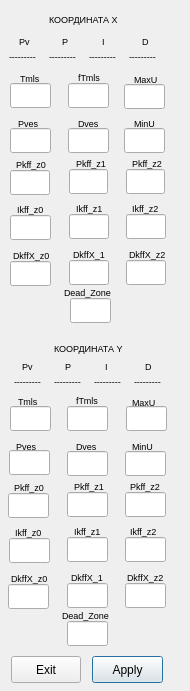
<?xml version="1.0" encoding="UTF-8"?>
<ui version="4.0">
 <class>PID</class>
 <widget class="QDialog" name="PID">
  <property name="geometry">
   <rect>
    <x>0</x>
    <y>0</y>
    <width>190</width>
    <height>691</height>
   </rect>
  </property>
  <property name="mouseTracking">
   <bool>true</bool>
  </property>
  <property name="windowTitle">
   <string>Dialog</string>
  </property>
  <widget class="QLineEdit" name="tkffX_2">
   <property name="geometry">
    <rect>
     <x>69</x>
     <y>214</y>
     <width>40</width>
     <height>25</height>
    </rect>
   </property>
   <property name="font">
    <font>
     <pointsize>8</pointsize>
    </font>
   </property>
   <property name="focusPolicy">
    <enum>Qt::ClickFocus</enum>
   </property>
   <property name="text">
    <string/>
   </property>
  </widget>
  <widget class="QLabel" name="label_PkffY_1">
   <property name="geometry">
    <rect>
     <x>14</x>
     <y>479</y>
     <width>31</width>
     <height>17</height>
    </rect>
   </property>
   <property name="font">
    <font>
     <pointsize>7</pointsize>
    </font>
   </property>
   <property name="text">
    <string>Pkff_z0</string>
   </property>
  </widget>
  <widget class="QLabel" name="label_FTY">
   <property name="geometry">
    <rect>
     <x>76</x>
     <y>392</y>
     <width>31</width>
     <height>17</height>
    </rect>
   </property>
   <property name="font">
    <font>
     <pointsize>7</pointsize>
    </font>
   </property>
   <property name="text">
    <string>fTmls</string>
   </property>
  </widget>
  <widget class="QLineEdit" name="pvesX">
   <property name="geometry">
    <rect>
     <x>10</x>
     <y>128</y>
     <width>41</width>
     <height>25</height>
    </rect>
   </property>
   <property name="font">
    <font>
     <pointsize>8</pointsize>
    </font>
   </property>
   <property name="focusPolicy">
    <enum>Qt::ClickFocus</enum>
   </property>
   <property name="text">
    <string/>
   </property>
  </widget>
  <widget class="QLabel" name="label_MaxUX">
   <property name="geometry">
    <rect>
     <x>134</x>
     <y>71</y>
     <width>31</width>
     <height>17</height>
    </rect>
   </property>
   <property name="font">
    <font>
     <pointsize>7</pointsize>
    </font>
   </property>
   <property name="text">
    <string>MaxU</string>
   </property>
  </widget>
  <widget class="QLineEdit" name="fTX">
   <property name="geometry">
    <rect>
     <x>68</x>
     <y>83</y>
     <width>41</width>
     <height>25</height>
    </rect>
   </property>
   <property name="font">
    <font>
     <pointsize>8</pointsize>
    </font>
   </property>
   <property name="focusPolicy">
    <enum>Qt::ClickFocus</enum>
   </property>
   <property name="text">
    <string/>
   </property>
  </widget>
  <widget class="QLineEdit" name="maxuY">
   <property name="geometry">
    <rect>
     <x>126</x>
     <y>406</y>
     <width>41</width>
     <height>25</height>
    </rect>
   </property>
   <property name="font">
    <font>
     <pointsize>8</pointsize>
    </font>
   </property>
   <property name="focusPolicy">
    <enum>Qt::ClickFocus</enum>
   </property>
   <property name="text">
    <string/>
   </property>
  </widget>
  <widget class="QLineEdit" name="pkffY_2">
   <property name="geometry">
    <rect>
     <x>67</x>
     <y>492</y>
     <width>41</width>
     <height>25</height>
    </rect>
   </property>
   <property name="font">
    <font>
     <pointsize>8</pointsize>
    </font>
   </property>
   <property name="focusPolicy">
    <enum>Qt::ClickFocus</enum>
   </property>
   <property name="text">
    <string/>
   </property>
  </widget>
  <widget class="QLabel" name="label_DkffY_3">
   <property name="geometry">
    <rect>
     <x>127</x>
     <y>569</y>
     <width>40</width>
     <height>17</height>
    </rect>
   </property>
   <property name="font">
    <font>
     <pointsize>7</pointsize>
    </font>
   </property>
   <property name="text">
    <string>DkffX_z2</string>
   </property>
  </widget>
  <widget class="QPushButton" name="Apply">
   <property name="geometry">
    <rect>
     <x>92</x>
     <y>656</y>
     <width>71</width>
     <height>27</height>
    </rect>
   </property>
   <property name="text">
    <string>Apply</string>
   </property>
  </widget>
  <widget class="QLabel" name="label_ZonaX">
   <property name="geometry">
    <rect>
     <x>64</x>
     <y>282</y>
     <width>51</width>
     <height>20</height>
    </rect>
   </property>
   <property name="font">
    <font>
     <pointsize>7</pointsize>
    </font>
   </property>
   <property name="text">
    <string>Dead_Zone</string>
   </property>
  </widget>
  <widget class="QLineEdit" name="pkffX_2">
   <property name="geometry">
    <rect>
     <x>69</x>
     <y>169</y>
     <width>39</width>
     <height>25</height>
    </rect>
   </property>
   <property name="font">
    <font>
     <pointsize>8</pointsize>
    </font>
   </property>
   <property name="focusPolicy">
    <enum>Qt::ClickFocus</enum>
   </property>
   <property name="text">
    <string/>
   </property>
  </widget>
  <widget class="QLineEdit" name="pkffX_3">
   <property name="geometry">
    <rect>
     <x>126</x>
     <y>169</y>
     <width>39</width>
     <height>25</height>
    </rect>
   </property>
   <property name="font">
    <font>
     <pointsize>8</pointsize>
    </font>
   </property>
   <property name="focusPolicy">
    <enum>Qt::ClickFocus</enum>
   </property>
   <property name="text">
    <string/>
   </property>
  </widget>
  <widget class="QLabel" name="label_TkffY_3">
   <property name="geometry">
    <rect>
     <x>130</x>
     <y>523</y>
     <width>30</width>
     <height>17</height>
    </rect>
   </property>
   <property name="font">
    <font>
     <pointsize>7</pointsize>
    </font>
   </property>
   <property name="text">
    <string>Ikff_z2</string>
   </property>
  </widget>
  <widget class="QLabel" name="label_TittleY">
   <property name="geometry">
    <rect>
     <x>54</x>
     <y>338</y>
     <width>80</width>
     <height>20</height>
    </rect>
   </property>
   <property name="font">
    <font>
     <pointsize>7</pointsize>
    </font>
   </property>
   <property name="text">
    <string>КООРДИНАТА Y</string>
   </property>
  </widget>
  <widget class="QLabel" name="label_TkffY_1">
   <property name="geometry">
    <rect>
     <x>15</x>
     <y>524</y>
     <width>31</width>
     <height>17</height>
    </rect>
   </property>
   <property name="font">
    <font>
     <pointsize>7</pointsize>
    </font>
   </property>
   <property name="text">
    <string>Ikff_z0</string>
   </property>
  </widget>
  <widget class="QLabel" name="label_TittleX">
   <property name="geometry">
    <rect>
     <x>49</x>
     <y>9</y>
     <width>80</width>
     <height>20</height>
    </rect>
   </property>
   <property name="font">
    <font>
     <pointsize>7</pointsize>
    </font>
   </property>
   <property name="text">
    <string>КООРДИНАТА Х</string>
   </property>
  </widget>
  <widget class="QLabel" name="label_PvX">
   <property name="geometry">
    <rect>
     <x>19</x>
     <y>33</y>
     <width>21</width>
     <height>17</height>
    </rect>
   </property>
   <property name="font">
    <font>
     <pointsize>7</pointsize>
    </font>
   </property>
   <property name="text">
    <string>Pv</string>
   </property>
  </widget>
  <widget class="QLabel" name="label_PvesX">
   <property name="geometry">
    <rect>
     <x>18</x>
     <y>115</y>
     <width>31</width>
     <height>17</height>
    </rect>
   </property>
   <property name="font">
    <font>
     <pointsize>7</pointsize>
    </font>
   </property>
   <property name="text">
    <string>Pves</string>
   </property>
  </widget>
  <widget class="QLabel" name="label_PkffX_1">
   <property name="geometry">
    <rect>
     <x>16</x>
     <y>156</y>
     <width>31</width>
     <height>17</height>
    </rect>
   </property>
   <property name="font">
    <font>
     <pointsize>7</pointsize>
    </font>
   </property>
   <property name="text">
    <string>Pkff_z0</string>
   </property>
  </widget>
  <widget class="QLineEdit" name="tkffX_1">
   <property name="geometry">
    <rect>
     <x>10</x>
     <y>215</y>
     <width>41</width>
     <height>25</height>
    </rect>
   </property>
   <property name="font">
    <font>
     <pointsize>8</pointsize>
    </font>
   </property>
   <property name="focusPolicy">
    <enum>Qt::ClickFocus</enum>
   </property>
   <property name="text">
    <string/>
   </property>
  </widget>
  <widget class="QLabel" name="label_FTX">
   <property name="geometry">
    <rect>
     <x>78</x>
     <y>69</y>
     <width>31</width>
     <height>17</height>
    </rect>
   </property>
   <property name="font">
    <font>
     <pointsize>7</pointsize>
    </font>
   </property>
   <property name="text">
    <string>fTmls</string>
   </property>
  </widget>
  <widget class="QLabel" name="label_MaxUY">
   <property name="geometry">
    <rect>
     <x>132</x>
     <y>394</y>
     <width>31</width>
     <height>17</height>
    </rect>
   </property>
   <property name="font">
    <font>
     <pointsize>7</pointsize>
    </font>
   </property>
   <property name="text">
    <string>MaxU</string>
   </property>
  </widget>
  <widget class="QLineEdit" name="minuY">
   <property name="geometry">
    <rect>
     <x>125</x>
     <y>451</y>
     <width>41</width>
     <height>25</height>
    </rect>
   </property>
   <property name="font">
    <font>
     <pointsize>8</pointsize>
    </font>
   </property>
   <property name="focusPolicy">
    <enum>Qt::ClickFocus</enum>
   </property>
   <property name="text">
    <string/>
   </property>
  </widget>
  <widget class="QLineEdit" name="fTY">
   <property name="geometry">
    <rect>
     <x>67</x>
     <y>406</y>
     <width>41</width>
     <height>25</height>
    </rect>
   </property>
   <property name="font">
    <font>
     <pointsize>8</pointsize>
    </font>
   </property>
   <property name="focusPolicy">
    <enum>Qt::ClickFocus</enum>
   </property>
   <property name="text">
    <string/>
   </property>
  </widget>
  <widget class="QLabel" name="label_DkffX_3">
   <property name="geometry">
    <rect>
     <x>129</x>
     <y>246</y>
     <width>40</width>
     <height>17</height>
    </rect>
   </property>
   <property name="font">
    <font>
     <pointsize>7</pointsize>
    </font>
   </property>
   <property name="text">
    <string>DkffX_z2</string>
   </property>
  </widget>
  <widget class="QLabel" name="dY">
   <property name="geometry">
    <rect>
     <x>134</x>
     <y>373</y>
     <width>41</width>
     <height>17</height>
    </rect>
   </property>
   <property name="font">
    <font>
     <pointsize>7</pointsize>
    </font>
   </property>
   <property name="text">
    <string>---------</string>
   </property>
  </widget>
  <widget class="QLabel" name="label_ZonaY">
   <property name="geometry">
    <rect>
     <x>62</x>
     <y>605</y>
     <width>51</width>
     <height>20</height>
    </rect>
   </property>
   <property name="font">
    <font>
     <pointsize>7</pointsize>
    </font>
   </property>
   <property name="text">
    <string>Dead_Zone</string>
   </property>
  </widget>
  <widget class="QLineEdit" name="dkffY_2">
   <property name="geometry">
    <rect>
     <x>67</x>
     <y>583</y>
     <width>41</width>
     <height>25</height>
    </rect>
   </property>
   <property name="font">
    <font>
     <pointsize>8</pointsize>
    </font>
   </property>
   <property name="focusPolicy">
    <enum>Qt::ClickFocus</enum>
   </property>
   <property name="text">
    <string/>
   </property>
  </widget>
  <widget class="QLineEdit" name="tkffY_3">
   <property name="geometry">
    <rect>
     <x>125</x>
     <y>537</y>
     <width>41</width>
     <height>25</height>
    </rect>
   </property>
   <property name="font">
    <font>
     <pointsize>8</pointsize>
    </font>
   </property>
   <property name="focusPolicy">
    <enum>Qt::ClickFocus</enum>
   </property>
   <property name="text">
    <string/>
   </property>
  </widget>
  <widget class="QLineEdit" name="tkffY_1">
   <property name="geometry">
    <rect>
     <x>9</x>
     <y>538</y>
     <width>41</width>
     <height>25</height>
    </rect>
   </property>
   <property name="font">
    <font>
     <pointsize>8</pointsize>
    </font>
   </property>
   <property name="focusPolicy">
    <enum>Qt::ClickFocus</enum>
   </property>
   <property name="text">
    <string/>
   </property>
  </widget>
  <widget class="QLabel" name="label_PY">
   <property name="geometry">
    <rect>
     <x>65</x>
     <y>358</y>
     <width>16</width>
     <height>17</height>
    </rect>
   </property>
   <property name="font">
    <font>
     <pointsize>7</pointsize>
    </font>
   </property>
   <property name="text">
    <string>P</string>
   </property>
  </widget>
  <widget class="QLineEdit" name="pkffX_1">
   <property name="geometry">
    <rect>
     <x>10</x>
     <y>170</y>
     <width>40</width>
     <height>25</height>
    </rect>
   </property>
   <property name="font">
    <font>
     <pointsize>8</pointsize>
    </font>
   </property>
   <property name="focusPolicy">
    <enum>Qt::ClickFocus</enum>
   </property>
   <property name="text">
    <string/>
   </property>
  </widget>
  <widget class="QLabel" name="label_PvesY">
   <property name="geometry">
    <rect>
     <x>16</x>
     <y>438</y>
     <width>31</width>
     <height>17</height>
    </rect>
   </property>
   <property name="font">
    <font>
     <pointsize>7</pointsize>
    </font>
   </property>
   <property name="text">
    <string>Pves</string>
   </property>
  </widget>
  <widget class="QLineEdit" name="pvesY">
   <property name="geometry">
    <rect>
     <x>9</x>
     <y>450</y>
     <width>41</width>
     <height>25</height>
    </rect>
   </property>
   <property name="font">
    <font>
     <pointsize>8</pointsize>
    </font>
   </property>
   <property name="focusPolicy">
    <enum>Qt::ClickFocus</enum>
   </property>
   <property name="text">
    <string/>
   </property>
  </widget>
  <widget class="QLineEdit" name="dkffX_1">
   <property name="geometry">
    <rect>
     <x>10</x>
     <y>261</y>
     <width>41</width>
     <height>25</height>
    </rect>
   </property>
   <property name="font">
    <font>
     <pointsize>8</pointsize>
    </font>
   </property>
   <property name="focusPolicy">
    <enum>Qt::ClickFocus</enum>
   </property>
   <property name="text">
    <string/>
   </property>
  </widget>
  <widget class="QLineEdit" name="tmlsY">
   <property name="geometry">
    <rect>
     <x>10</x>
     <y>406</y>
     <width>41</width>
     <height>25</height>
    </rect>
   </property>
   <property name="font">
    <font>
     <pointsize>8</pointsize>
    </font>
   </property>
   <property name="focusPolicy">
    <enum>Qt::ClickFocus</enum>
   </property>
   <property name="text">
    <string/>
   </property>
  </widget>
  <widget class="QLineEdit" name="tmlsX">
   <property name="geometry">
    <rect>
     <x>10</x>
     <y>83</y>
     <width>41</width>
     <height>25</height>
    </rect>
   </property>
   <property name="font">
    <font>
     <pointsize>8</pointsize>
    </font>
   </property>
   <property name="focusPolicy">
    <enum>Qt::ClickFocus</enum>
   </property>
   <property name="text">
    <string/>
   </property>
  </widget>
  <widget class="QLineEdit" name="dkffX_3">
   <property name="geometry">
    <rect>
     <x>126</x>
     <y>260</y>
     <width>40</width>
     <height>25</height>
    </rect>
   </property>
   <property name="font">
    <font>
     <pointsize>8</pointsize>
    </font>
   </property>
   <property name="focusPolicy">
    <enum>Qt::ClickFocus</enum>
   </property>
   <property name="text">
    <string/>
   </property>
  </widget>
  <widget class="QLabel" name="label_MinUY">
   <property name="geometry">
    <rect>
     <x>132</x>
     <y>438</y>
     <width>31</width>
     <height>17</height>
    </rect>
   </property>
   <property name="font">
    <font>
     <pointsize>7</pointsize>
    </font>
   </property>
   <property name="text">
    <string>MinU</string>
   </property>
  </widget>
  <widget class="QLabel" name="label_PvY">
   <property name="geometry">
    <rect>
     <x>22</x>
     <y>358</y>
     <width>21</width>
     <height>17</height>
    </rect>
   </property>
   <property name="font">
    <font>
     <pointsize>7</pointsize>
    </font>
   </property>
   <property name="text">
    <string>Pv</string>
   </property>
  </widget>
  <widget class="QLabel" name="label_PkffY_3">
   <property name="geometry">
    <rect>
     <x>130</x>
     <y>478</y>
     <width>30</width>
     <height>17</height>
    </rect>
   </property>
   <property name="font">
    <font>
     <pointsize>7</pointsize>
    </font>
   </property>
   <property name="text">
    <string>Pkff_z2</string>
   </property>
  </widget>
  <widget class="QLabel" name="iY">
   <property name="geometry">
    <rect>
     <x>94</x>
     <y>373</y>
     <width>41</width>
     <height>17</height>
    </rect>
   </property>
   <property name="font">
    <font>
     <pointsize>7</pointsize>
    </font>
   </property>
   <property name="text">
    <string>---------</string>
   </property>
  </widget>
  <widget class="QLabel" name="label_TkffX_1">
   <property name="geometry">
    <rect>
     <x>17</x>
     <y>201</y>
     <width>31</width>
     <height>17</height>
    </rect>
   </property>
   <property name="font">
    <font>
     <pointsize>7</pointsize>
    </font>
   </property>
   <property name="text">
    <string>Ikff_z0</string>
   </property>
  </widget>
  <widget class="QLineEdit" name="dvesX">
   <property name="geometry">
    <rect>
     <x>68</x>
     <y>128</y>
     <width>41</width>
     <height>25</height>
    </rect>
   </property>
   <property name="font">
    <font>
     <pointsize>8</pointsize>
    </font>
   </property>
   <property name="focusPolicy">
    <enum>Qt::ClickFocus</enum>
   </property>
   <property name="text">
    <string/>
   </property>
  </widget>
  <widget class="QLabel" name="label_DkffX_1">
   <property name="geometry">
    <rect>
     <x>13</x>
     <y>247</y>
     <width>40</width>
     <height>17</height>
    </rect>
   </property>
   <property name="font">
    <font>
     <pointsize>7</pointsize>
    </font>
   </property>
   <property name="text">
    <string>DkffX_z0</string>
   </property>
  </widget>
  <widget class="QLineEdit" name="tkffX_3">
   <property name="geometry">
    <rect>
     <x>126</x>
     <y>214</y>
     <width>40</width>
     <height>25</height>
    </rect>
   </property>
   <property name="font">
    <font>
     <pointsize>8</pointsize>
    </font>
   </property>
   <property name="focusPolicy">
    <enum>Qt::ClickFocus</enum>
   </property>
   <property name="text">
    <string/>
   </property>
  </widget>
  <widget class="QLineEdit" name="minuX">
   <property name="geometry">
    <rect>
     <x>124</x>
     <y>128</y>
     <width>41</width>
     <height>25</height>
    </rect>
   </property>
   <property name="font">
    <font>
     <pointsize>8</pointsize>
    </font>
   </property>
   <property name="focusPolicy">
    <enum>Qt::ClickFocus</enum>
   </property>
   <property name="text">
    <string/>
   </property>
  </widget>
  <widget class="QLineEdit" name="dkffY_3">
   <property name="geometry">
    <rect>
     <x>125</x>
     <y>583</y>
     <width>41</width>
     <height>25</height>
    </rect>
   </property>
   <property name="font">
    <font>
     <pointsize>8</pointsize>
    </font>
   </property>
   <property name="focusPolicy">
    <enum>Qt::ClickFocus</enum>
   </property>
   <property name="text">
    <string/>
   </property>
  </widget>
  <widget class="QLineEdit" name="dkffX_2">
   <property name="geometry">
    <rect>
     <x>69</x>
     <y>260</y>
     <width>40</width>
     <height>25</height>
    </rect>
   </property>
   <property name="font">
    <font>
     <pointsize>8</pointsize>
    </font>
   </property>
   <property name="focusPolicy">
    <enum>Qt::ClickFocus</enum>
   </property>
   <property name="text">
    <string/>
   </property>
  </widget>
  <widget class="QLabel" name="label_DkffY_2">
   <property name="geometry">
    <rect>
     <x>71</x>
     <y>569</y>
     <width>40</width>
     <height>17</height>
    </rect>
   </property>
   <property name="font">
    <font>
     <pointsize>7</pointsize>
    </font>
   </property>
   <property name="text">
    <string>DkffX_1</string>
   </property>
  </widget>
  <widget class="QLineEdit" name="dvesY">
   <property name="geometry">
    <rect>
     <x>67</x>
     <y>451</y>
     <width>41</width>
     <height>25</height>
    </rect>
   </property>
   <property name="font">
    <font>
     <pointsize>8</pointsize>
    </font>
   </property>
   <property name="focusPolicy">
    <enum>Qt::ClickFocus</enum>
   </property>
   <property name="text">
    <string/>
   </property>
  </widget>
  <widget class="QLabel" name="label_TkffY_2">
   <property name="geometry">
    <rect>
     <x>74</x>
     <y>523</y>
     <width>30</width>
     <height>17</height>
    </rect>
   </property>
   <property name="font">
    <font>
     <pointsize>7</pointsize>
    </font>
   </property>
   <property name="text">
    <string>Ikff_z1</string>
   </property>
  </widget>
  <widget class="QLabel" name="pVY">
   <property name="geometry">
    <rect>
     <x>14</x>
     <y>373</y>
     <width>41</width>
     <height>17</height>
    </rect>
   </property>
   <property name="font">
    <font>
     <pointsize>7</pointsize>
    </font>
   </property>
   <property name="text">
    <string>---------</string>
   </property>
  </widget>
  <widget class="QLabel" name="label_TmlsY">
   <property name="geometry">
    <rect>
     <x>18</x>
     <y>393</y>
     <width>31</width>
     <height>17</height>
    </rect>
   </property>
   <property name="font">
    <font>
     <pointsize>7</pointsize>
    </font>
   </property>
   <property name="text">
    <string>Tmls</string>
   </property>
  </widget>
  <widget class="QLabel" name="label_TkffX_3">
   <property name="geometry">
    <rect>
     <x>132</x>
     <y>200</y>
     <width>30</width>
     <height>17</height>
    </rect>
   </property>
   <property name="font">
    <font>
     <pointsize>7</pointsize>
    </font>
   </property>
   <property name="text">
    <string>Ikff_z2</string>
   </property>
  </widget>
  <widget class="QLineEdit" name="pkffY_3">
   <property name="geometry">
    <rect>
     <x>125</x>
     <y>492</y>
     <width>41</width>
     <height>25</height>
    </rect>
   </property>
   <property name="font">
    <font>
     <pointsize>8</pointsize>
    </font>
   </property>
   <property name="focusPolicy">
    <enum>Qt::ClickFocus</enum>
   </property>
   <property name="text">
    <string/>
   </property>
  </widget>
  <widget class="QLabel" name="label_PkffY_2">
   <property name="geometry">
    <rect>
     <x>74</x>
     <y>478</y>
     <width>30</width>
     <height>17</height>
    </rect>
   </property>
   <property name="font">
    <font>
     <pointsize>7</pointsize>
    </font>
   </property>
   <property name="text">
    <string>Pkff_z1</string>
   </property>
  </widget>
  <widget class="QLabel" name="label_PkffX_3">
   <property name="geometry">
    <rect>
     <x>132</x>
     <y>155</y>
     <width>30</width>
     <height>17</height>
    </rect>
   </property>
   <property name="font">
    <font>
     <pointsize>7</pointsize>
    </font>
   </property>
   <property name="text">
    <string>Pkff_z2</string>
   </property>
  </widget>
  <widget class="QLabel" name="label_PkffX_2">
   <property name="geometry">
    <rect>
     <x>76</x>
     <y>155</y>
     <width>30</width>
     <height>17</height>
    </rect>
   </property>
   <property name="font">
    <font>
     <pointsize>7</pointsize>
    </font>
   </property>
   <property name="text">
    <string>Pkff_z1</string>
   </property>
  </widget>
  <widget class="QLabel" name="pY">
   <property name="geometry">
    <rect>
     <x>54</x>
     <y>373</y>
     <width>41</width>
     <height>17</height>
    </rect>
   </property>
   <property name="font">
    <font>
     <pointsize>7</pointsize>
    </font>
   </property>
   <property name="text">
    <string>---------</string>
   </property>
  </widget>
  <widget class="QLineEdit" name="zonaX">
   <property name="geometry">
    <rect>
     <x>70</x>
     <y>298</y>
     <width>41</width>
     <height>25</height>
    </rect>
   </property>
   <property name="font">
    <font>
     <pointsize>8</pointsize>
    </font>
   </property>
   <property name="focusPolicy">
    <enum>Qt::ClickFocus</enum>
   </property>
   <property name="text">
    <string/>
   </property>
  </widget>
  <widget class="QLabel" name="label_DY">
   <property name="geometry">
    <rect>
     <x>145</x>
     <y>358</y>
     <width>16</width>
     <height>17</height>
    </rect>
   </property>
   <property name="font">
    <font>
     <pointsize>7</pointsize>
    </font>
   </property>
   <property name="text">
    <string>D</string>
   </property>
  </widget>
  <widget class="QLineEdit" name="zonaY">
   <property name="geometry">
    <rect>
     <x>67</x>
     <y>621</y>
     <width>41</width>
     <height>25</height>
    </rect>
   </property>
   <property name="font">
    <font>
     <pointsize>8</pointsize>
    </font>
   </property>
   <property name="focusPolicy">
    <enum>Qt::ClickFocus</enum>
   </property>
   <property name="text">
    <string/>
   </property>
  </widget>
  <widget class="QLabel" name="dX">
   <property name="geometry">
    <rect>
     <x>129</x>
     <y>48</y>
     <width>41</width>
     <height>17</height>
    </rect>
   </property>
   <property name="font">
    <font>
     <pointsize>7</pointsize>
    </font>
   </property>
   <property name="text">
    <string>---------</string>
   </property>
  </widget>
  <widget class="QLabel" name="pX">
   <property name="geometry">
    <rect>
     <x>49</x>
     <y>48</y>
     <width>41</width>
     <height>17</height>
    </rect>
   </property>
   <property name="font">
    <font>
     <pointsize>7</pointsize>
    </font>
   </property>
   <property name="text">
    <string>---------</string>
   </property>
  </widget>
  <widget class="QLabel" name="iX">
   <property name="geometry">
    <rect>
     <x>89</x>
     <y>48</y>
     <width>41</width>
     <height>17</height>
    </rect>
   </property>
   <property name="font">
    <font>
     <pointsize>7</pointsize>
    </font>
   </property>
   <property name="text">
    <string>---------</string>
   </property>
  </widget>
  <widget class="QLabel" name="label_DvesY">
   <property name="geometry">
    <rect>
     <x>76</x>
     <y>438</y>
     <width>31</width>
     <height>17</height>
    </rect>
   </property>
   <property name="font">
    <font>
     <pointsize>7</pointsize>
    </font>
   </property>
   <property name="text">
    <string>Dves</string>
   </property>
  </widget>
  <widget class="QLabel" name="label_IX">
   <property name="geometry">
    <rect>
     <x>102</x>
     <y>33</y>
     <width>16</width>
     <height>17</height>
    </rect>
   </property>
   <property name="font">
    <font>
     <pointsize>7</pointsize>
    </font>
   </property>
   <property name="text">
    <string>I</string>
   </property>
  </widget>
  <widget class="QLineEdit" name="tkffY_2">
   <property name="geometry">
    <rect>
     <x>67</x>
     <y>537</y>
     <width>41</width>
     <height>25</height>
    </rect>
   </property>
   <property name="font">
    <font>
     <pointsize>8</pointsize>
    </font>
   </property>
   <property name="focusPolicy">
    <enum>Qt::ClickFocus</enum>
   </property>
   <property name="text">
    <string/>
   </property>
  </widget>
  <widget class="QLabel" name="pVX">
   <property name="geometry">
    <rect>
     <x>9</x>
     <y>48</y>
     <width>41</width>
     <height>17</height>
    </rect>
   </property>
   <property name="font">
    <font>
     <pointsize>7</pointsize>
    </font>
   </property>
   <property name="text">
    <string>---------</string>
   </property>
  </widget>
  <widget class="QLineEdit" name="pkffY_1">
   <property name="geometry">
    <rect>
     <x>8</x>
     <y>493</y>
     <width>41</width>
     <height>25</height>
    </rect>
   </property>
   <property name="font">
    <font>
     <pointsize>8</pointsize>
    </font>
   </property>
   <property name="focusPolicy">
    <enum>Qt::ClickFocus</enum>
   </property>
   <property name="text">
    <string/>
   </property>
  </widget>
  <widget class="QPushButton" name="Exit">
   <property name="geometry">
    <rect>
     <x>11</x>
     <y>656</y>
     <width>70</width>
     <height>27</height>
    </rect>
   </property>
   <property name="text">
    <string>Exit</string>
   </property>
  </widget>
  <widget class="QLabel" name="label_IY">
   <property name="geometry">
    <rect>
     <x>105</x>
     <y>358</y>
     <width>16</width>
     <height>17</height>
    </rect>
   </property>
   <property name="font">
    <font>
     <pointsize>7</pointsize>
    </font>
   </property>
   <property name="text">
    <string>I</string>
   </property>
  </widget>
  <widget class="QLabel" name="label_PX">
   <property name="geometry">
    <rect>
     <x>62</x>
     <y>33</y>
     <width>16</width>
     <height>17</height>
    </rect>
   </property>
   <property name="font">
    <font>
     <pointsize>7</pointsize>
    </font>
   </property>
   <property name="text">
    <string>P</string>
   </property>
  </widget>
  <widget class="QLabel" name="label_DvesX">
   <property name="geometry">
    <rect>
     <x>78</x>
     <y>115</y>
     <width>31</width>
     <height>17</height>
    </rect>
   </property>
   <property name="font">
    <font>
     <pointsize>7</pointsize>
    </font>
   </property>
   <property name="text">
    <string>Dves</string>
   </property>
  </widget>
  <widget class="QLabel" name="label_TkffX_2">
   <property name="geometry">
    <rect>
     <x>76</x>
     <y>200</y>
     <width>30</width>
     <height>17</height>
    </rect>
   </property>
   <property name="font">
    <font>
     <pointsize>7</pointsize>
    </font>
   </property>
   <property name="text">
    <string>Ikff_z1</string>
   </property>
  </widget>
  <widget class="QLabel" name="label_DkffY_1">
   <property name="geometry">
    <rect>
     <x>11</x>
     <y>570</y>
     <width>40</width>
     <height>17</height>
    </rect>
   </property>
   <property name="font">
    <font>
     <pointsize>7</pointsize>
    </font>
   </property>
   <property name="text">
    <string>DkffX_z0</string>
   </property>
  </widget>
  <widget class="QLabel" name="label_MinUX">
   <property name="geometry">
    <rect>
     <x>134</x>
     <y>115</y>
     <width>31</width>
     <height>17</height>
    </rect>
   </property>
   <property name="font">
    <font>
     <pointsize>7</pointsize>
    </font>
   </property>
   <property name="text">
    <string>MinU</string>
   </property>
  </widget>
  <widget class="QLineEdit" name="maxuX">
   <property name="geometry">
    <rect>
     <x>124</x>
     <y>84</y>
     <width>41</width>
     <height>25</height>
    </rect>
   </property>
   <property name="font">
    <font>
     <pointsize>8</pointsize>
    </font>
   </property>
   <property name="focusPolicy">
    <enum>Qt::ClickFocus</enum>
   </property>
   <property name="text">
    <string/>
   </property>
  </widget>
  <widget class="QLabel" name="label_DX">
   <property name="geometry">
    <rect>
     <x>142</x>
     <y>33</y>
     <width>16</width>
     <height>17</height>
    </rect>
   </property>
   <property name="font">
    <font>
     <pointsize>7</pointsize>
    </font>
   </property>
   <property name="text">
    <string>D</string>
   </property>
  </widget>
  <widget class="QLineEdit" name="dkffY_1">
   <property name="geometry">
    <rect>
     <x>8</x>
     <y>584</y>
     <width>41</width>
     <height>25</height>
    </rect>
   </property>
   <property name="font">
    <font>
     <pointsize>8</pointsize>
    </font>
   </property>
   <property name="focusPolicy">
    <enum>Qt::ClickFocus</enum>
   </property>
   <property name="text">
    <string/>
   </property>
  </widget>
  <widget class="QLabel" name="label_DkffX_2">
   <property name="geometry">
    <rect>
     <x>73</x>
     <y>246</y>
     <width>40</width>
     <height>17</height>
    </rect>
   </property>
   <property name="font">
    <font>
     <pointsize>7</pointsize>
    </font>
   </property>
   <property name="text">
    <string>DkffX_1</string>
   </property>
  </widget>
  <widget class="QLabel" name="label_TmlsX">
   <property name="geometry">
    <rect>
     <x>20</x>
     <y>70</y>
     <width>31</width>
     <height>17</height>
    </rect>
   </property>
   <property name="font">
    <font>
     <pointsize>7</pointsize>
    </font>
   </property>
   <property name="text">
    <string>Tmls</string>
   </property>
  </widget>
 </widget>
 <resources/>
 <connections/>
</ui>
